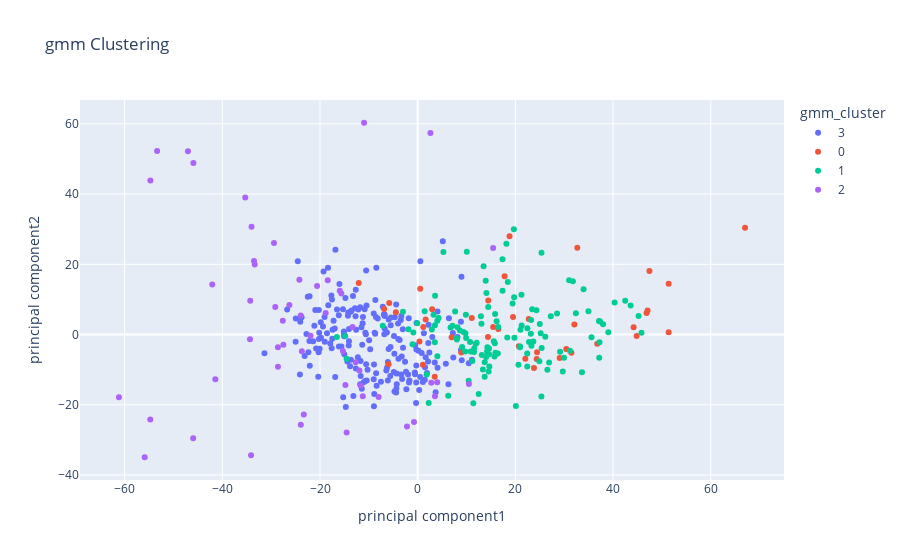

The notebook cell this image was saved under:
### Markdown cell above
## 산점도

### Code cell
import plotly.express as px
fig = px.scatter(df1_plot_final, x="principal component1", y="principal component2",
                 color="gmm_cluster", # Species 열의 값에 따라서 색깔 표현
                 title='gmm Clustering' # 그래프 타이틀 지정
                )
fig.show()

### Figure 1 — Plotly figure (JSON) as saved in the notebook; plotly's stock layout.template omitted (floating-point values rounded to 4 significant figures; data arrays with more than 128 entries replaced by an {"elided": "..."} marker saying what was removed)
{"data": [{"hovertemplate": "gmm_cluster=3<br>principal component1=%{x}<br>principal component2=%{y}<extra></extra>", "legendgroup": "3", "marker": {"color": "#636efa", "symbol": "circle"}, "mode": "markers", "name": "3", "orientation": "v", "showlegend": true, "type": "scatter", "x": {"elided": "198 float values"}, "xaxis": "x", "y": {"elided": "198 float values"}, "yaxis": "y"}, {"hovertemplate": "gmm_cluster=0<br>principal component1=%{x}<br>principal component2=%{y}<extra></extra>", "legendgroup": "0", "marker": {"color": "#EF553B", "symbol": "circle"}, "mode": "markers", "name": "0", "orientation": "v", "showlegend": true, "type": "scatter", "x": [47.45, 2.953, -5.96, 46.85, 36.76, 51.38, 24.36, 31.46, 22.73, 3.486, 15.45, 20.71, 44.83, 29.06, 24.44, 11.07, 8.912, 16.51, -6.874, -5.827, -4.464, 23.8, 1.078, 51.38, 1.151, 1.63, 19.52, 14.39, -12.07, 30.42, 44.2, 47.06, 32.68, 6.941, 18.8, 67.01, 0.3642, 22.03, 0.5167, 14.45, 17.79, 32.07], "xaxis": "x", "y": [18.11, 7.207, -8.474, 6.121, -2.6, 0.6697, -6.951, -5.193, 4.448, -12.02, 2.146, -3.349, -0.3786, -6.688, -5.05, 4.733, -5.1, 1.577, 7.274, 8.976, 6.357, -9.543, -8.591, 14.44, 2.134, 4.299, 5.021, -0.7079, 14.71, -4.127, 2.07, 6.879, 24.71, -0.7332, 28.02, 30.38, -1.951, -6.897, 13.06, 9.717, 16.62, 2.9], "yaxis": "y"}, {"hovertemplate": "gmm_cluster=1<br>principal component1=%{x}<br>principal component2=%{y}<extra></extra>", "legendgroup": "1", "marker": {"color": "#00cc96", "symbol": "circle"}, "mode": "markers", "name": "1", "orientation": "v", "showlegend": true, "type": "scatter", "x": {"elided": "130 float values"}, "xaxis": "x", "y": {"elided": "130 float values"}, "yaxis": "y"}, {"hovertemplate": "gmm_cluster=2<br>principal component1=%{x}<br>principal component2=%{y}<extra></extra>", "legendgroup": "2", "marker": {"color": "#ab63fa", "symbol": "circle"}, "mode": "markers", "name": "2", "orientation": "v", "showlegend": true, "type": "scatter", "x": [-23.93, -34.12, -45.97, -15.31, -23.31, -33.37, -29.42, -35.3, 3.985, 3.525, -28.61, -54.72, -14.55, -14.8, -34.01, -15.95, -11.93, 15.44, 2.786, -0.7561, -26.27, -61.16, -33.51, -7.998, -21.94, -41.43, -11.24, -23.72, -12.7, -55.89, -18.83, -34.33, -27.5, -28.61, -10.98, -27.62, -20.6, -15.63, -18.41, -23.94, -34.28, -2.192, -42.06, -29.16, -24.22, -54.74, 2.609, -45.92, -53.35, -47.03, -13.35, 10.48, -11.67], "xaxis": "x", "y": [-25.7, -34.35, -29.52, -4.699, -22.75, 19.98, 26.05, 38.99, -13.57, -17.56, -9.181, 43.88, -27.87, -14.38, 30.7, 12.48, -10.27, 24.62, -13.74, -24.92, 8.388, -17.81, 20.96, -17.75, -0.3695, -12.7, -17.59, -4.728, -7.911, -34.93, 6.16, -1.316, -2.864, -3.618, 60.3, 3.927, 13.85, 11.71, 15.47, 5.452, 9.647, -26.15, 14.25, 7.823, 15.62, -24.21, 57.41, 48.83, 52.24, 52.15, 2.154, -14.11, -14.53], "yaxis": "y"}], "layout": {"autosize": true, "legend": {"title": {"text": "gmm_cluster"}, "tracegroupgap": 0}, "title": {"text": "gmm Clustering"}, "xaxis": {"anchor": "y", "autorange": true, "domain": [0, 1], "range": [-68.82, 74.68], "title": {"text": "principal component1"}, "type": "linear"}, "yaxis": {"anchor": "x", "autorange": true, "domain": [0, 1], "range": [-42.79, 68.16], "title": {"text": "principal component2"}, "type": "linear"}}}
